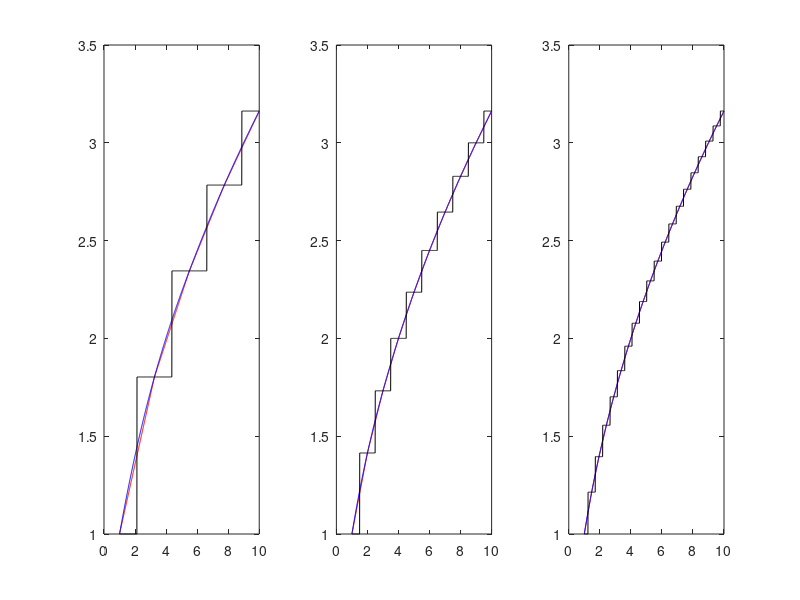

Source code (MATLAB):
a=1;
b=10;
x1=linspace(a,b,5);
x2=linspace(a,b,10);
x3=linspace(a,b,20);

xq=linspace(a,b,1000);

v1=sqrt(x1);
v2=sqrt(x2);
v3=sqrt(x3);

figure(1)
subplot(1,3,1)

v1q=interp1(x1,v1,xq,'linear');
plot(xq,v1q,'r')
hold on

v1q=interp1(x1,v1,xq,'spline');
plot(xq,v1q,'b')
hold on

v1q=interp1(x1,v1,xq,'nearest');
plot(xq,v1q,'k')
hold on

subplot(1,3,2)

v2q=interp1(x2,v2,xq,'linear');
plot(xq,v2q,'r')
hold on

v2q=interp1(x2,v2,xq,'spline');
plot(xq,v2q,'b')
hold on

v2q=interp1(x2,v2,xq,'nearest');
plot(xq,v2q,'k')
hold on

subplot(1,3,3)

v3q=interp1(x3,v3,xq,'linear');
plot(xq,v3q,'r')
hold on

v3q=interp1(x3,v3,xq,'spline');
plot(xq,v3q,'b')
hold on

v3q=interp1(x3,v3,xq,'nearest');
plot(xq,v3q,'k')
hold on


